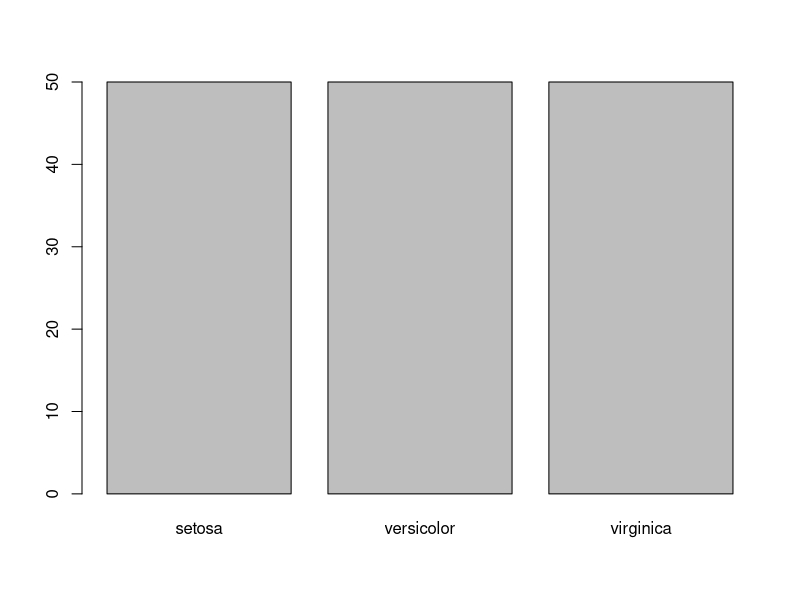
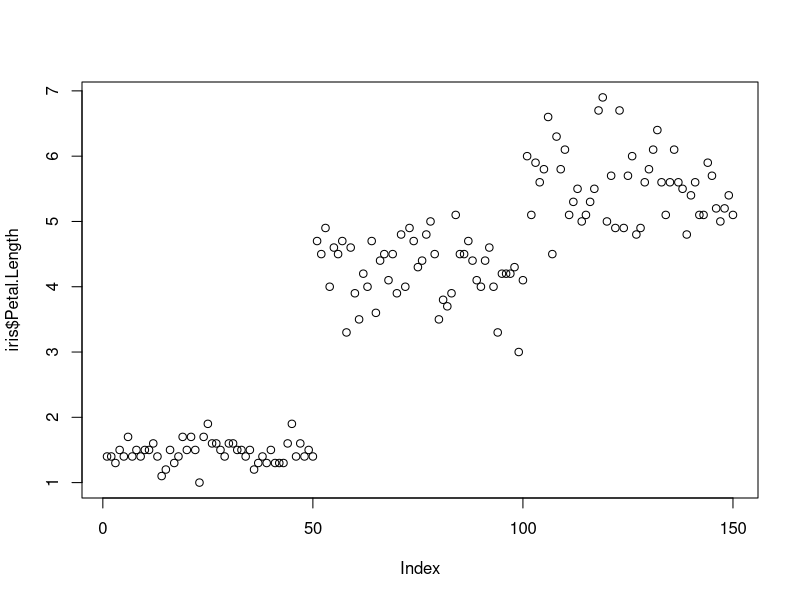
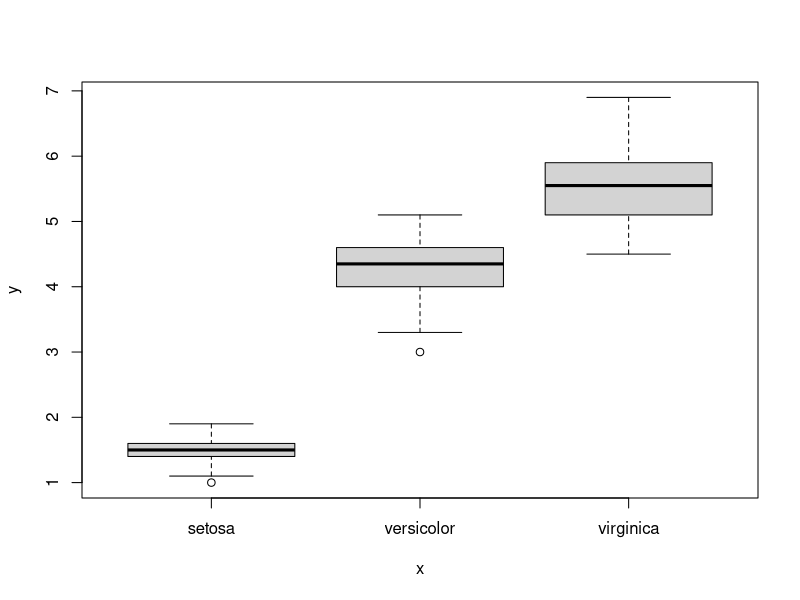
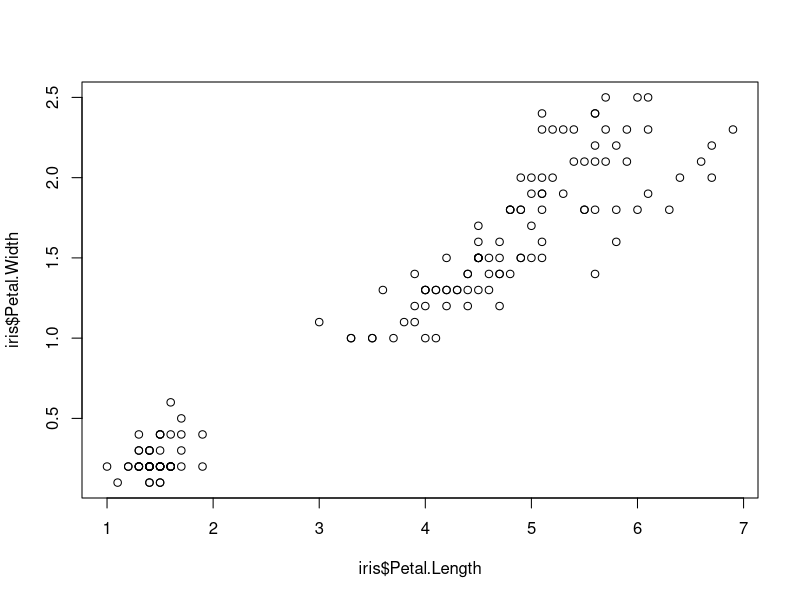
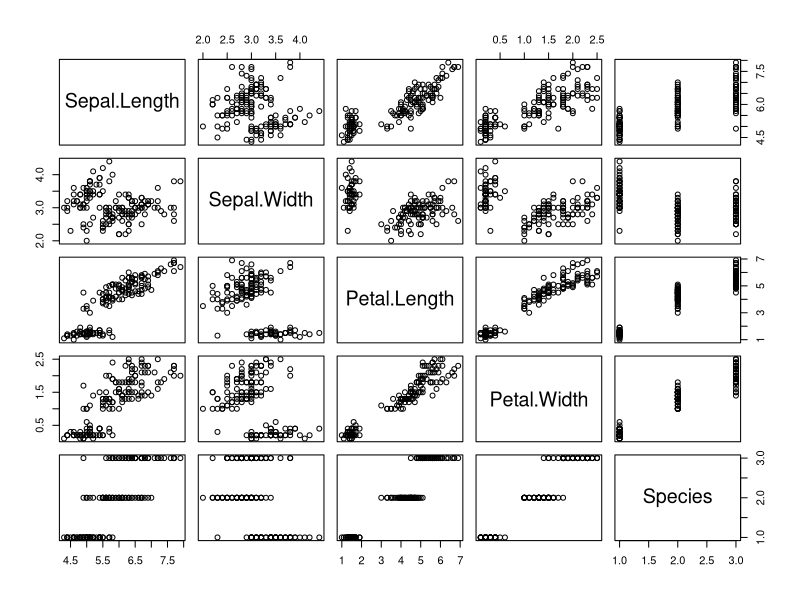

Recreate these plots in R, in order.
####################################
### Welcome to Sinai R Bootcamp! ###
####################################

# Table of Contents:
# DAY 1 - Monday, February 3, 2020
#     1.1 Getting Acquainted with R/RStudio
#     1.2 Basic X-Y Plotting
#     1.3

# DAY 2 - Wednesday, February 5, 2020

#############################################
### 1.1 Getting Acquainted with R/RStudio ###
#############################################

# WINDOWS
# (1) This is the script/source window
# (2) Below is the console/text output window
# (3) Upper-right is the environment window, which displays variables you are using
# (4) Lower-right contains files, plots, packages, et al.
# Can resize windows by click+dragging borders
# Can rearrange windows by clicking "workspace panes" icon above
# ctrl+1/2/3 zooms into script/console/files(etc) windows, respectively

# PACKAGES
# Bundles of pre-written code
# (1) Base packages = installed with R but not loaded by default
# (2) Contributed packages = 3rd party that need to be downloaded, installed, and loaded separately
# Where to get packages? The Comprehensive R Archive Network (cran.r-project.org)...also Crantastic and GitHub

##############################
### 1.2 Basic X-Y Plotting ###
##############################

# LOAD DATA
library(datasets) # Built-in datasets
head(iris) # First few rows (sepal & petal dimensions, 3 species)

# PLOT DATA
?plot() # Shows command info in lower-right window
plot(iris$Species) # Plot categorical variable
plot(iris$Petal.Length) # Plot quantitative variable
plot(iris$Species, iris$Petal.Length) # Plot x=Species, y=Petal Length
plot(iris$Petal.Length, iris$Petal.Width) # Plot x=Petal Length, y=Petal Width
plot(iris) # Plot entire data frame









#get acquainted with RStudio environment
#Case-sensitivity and no spaces
y=3
print(y)

#print(Y) throws an error because we have not set Y to anything
#Use command + enter or ctrl + enter on Windows to run

#import data

#install.packages and library

typeof(y)
#Data types

#This comment is from Spencer
#This comment is from Chris
#Directions: Pull-->Make Edits-->Save-->Commit-->Push
#Practice